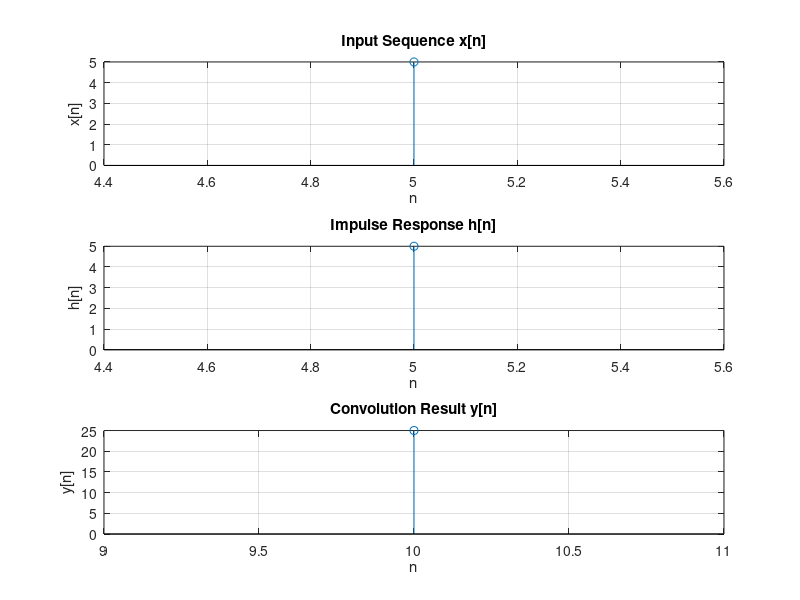

The MATLAB source for this figure:
% Linear Convolution using inbuilt function
clc;
clear;
close all;
% Input sequences and their indices
x = input('Enter input sequence x: ');
x_ind = input('Enter index of x: ');
h = input('Enter impulse response h: ');
h_ind = input('Enter index of h: ');
% Linear convolution
y = conv(x, h);
% Determine the time indices for the convolution result
y_ind = min(x_ind) + min(h_ind) : max(x_ind) + max(h_ind);
% Display the convolution result
disp('Convolution result y:');
disp(y);
% Plotting the input sequences and the convolution result
% Create a figure window
figure;
% Plot the first sequence x
subplot(3, 1, 1);
stem(x_ind, x);
title('Input Sequence x[n]');
xlabel('n');
ylabel('x[n]');
grid on;
% Plot the second sequence h
subplot(3, 1, 2);
9
stem(h_ind, h);
title('Impulse Response h[n]');
xlabel('n');
ylabel('h[n]');
grid on;
% Plot the convolution result y
subplot(3, 1, 3);
stem(y_ind, y);
title('Convolution Result y[n]');
xlabel('n');
ylabel('y[n]');
grid on;